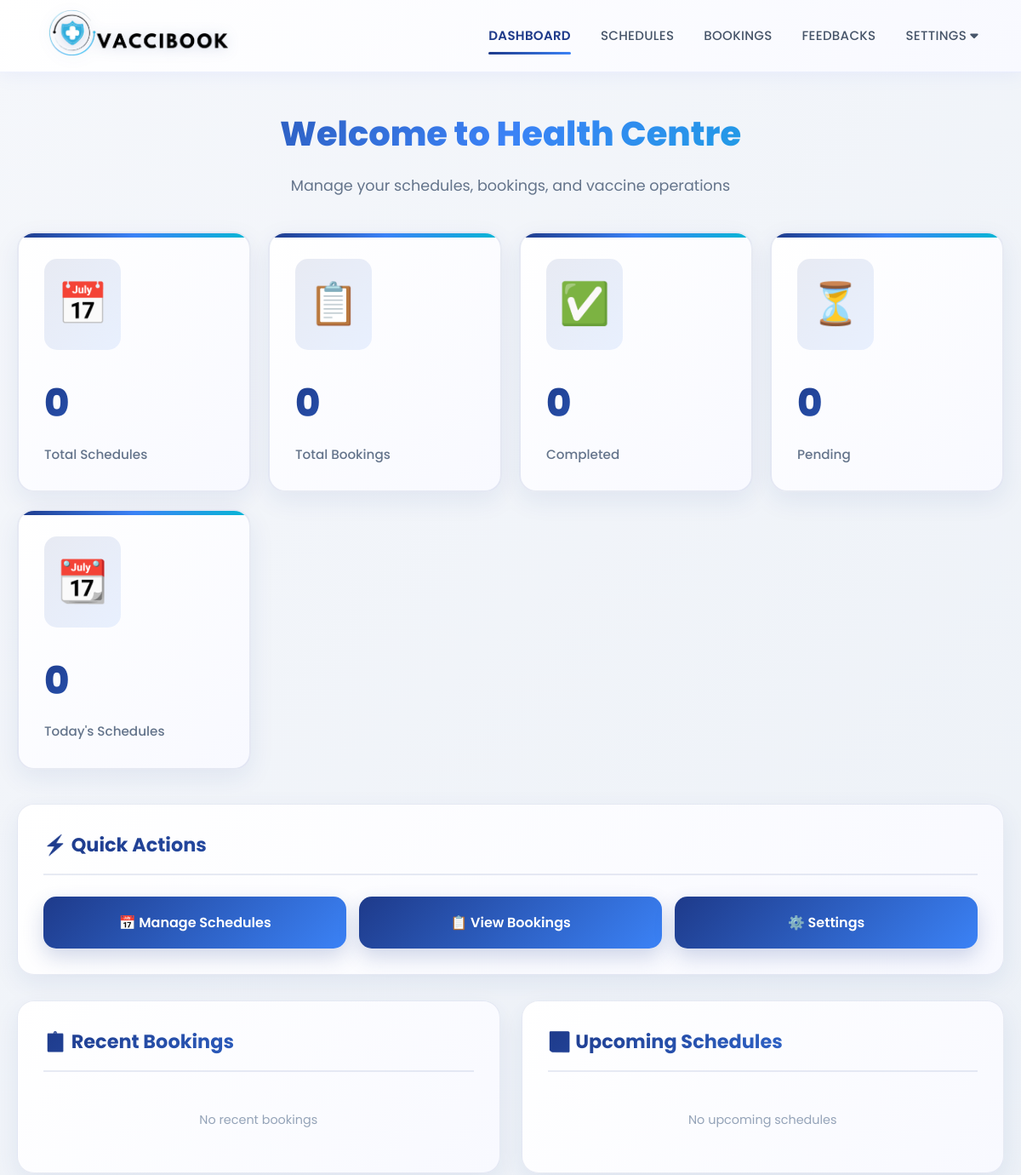
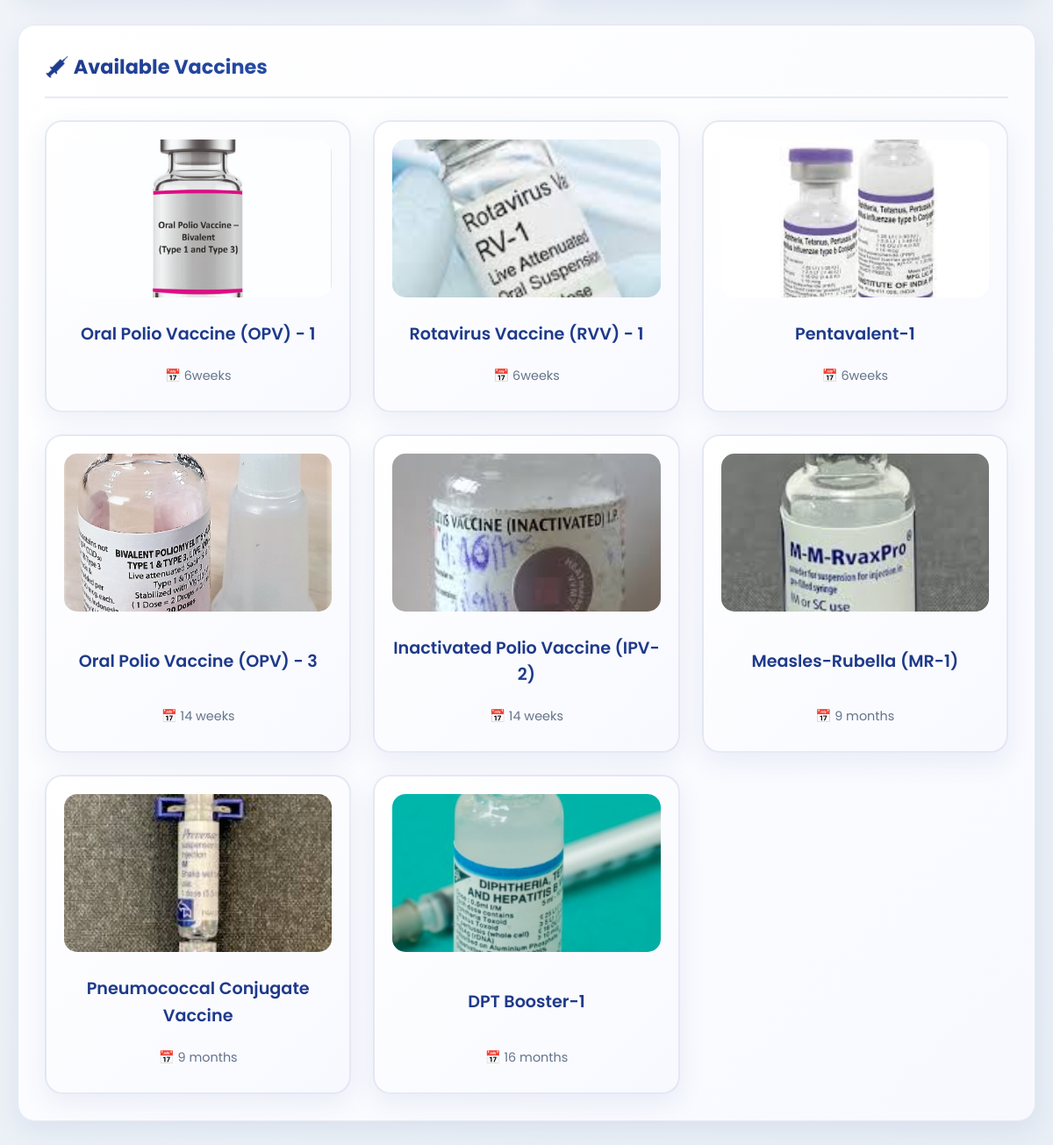
The page /healthcentre/dashboard.php on the database its author committed (2 pictures, top to bottom).
### tables this page shows
CREATE TABLE IF NOT EXISTS `vaccine` (
  `vid` int NOT NULL AUTO_INCREMENT,
  `vname` varchar(70) NOT NULL,
  `vimage` varchar(150) NOT NULL,
  `period` varchar(20) NOT NULL,
  PRIMARY KEY (`vid`)
);

### classes/DataAccess.class.php (called while the page is built, shortened)
<?php
class DataAccess
{
	private $_con,$_query,$_errors;
	public function __construct()
	{
		if(!$this->_con=mysqli_connect(DB_HOST,DB_USER,DB_PASSWORD,DB_NAME))
		{
			die("connection Error");
		}
	}
	public function query($query)
	{
		if(isset($query))
		{
			$words=explode(' ',$query);
			$this->_query=$query;
			$res=mysqli_query($this->_con,$this->_query);
			if($words[0]=='select' || $words[0]=='Select' || $words[0]=='SELECT')
			{
				if(mysqli_num_rows($res))
				{
					$dataArr=array();
					while($row=mysqli_fetch_assoc($res))
					{
						$dataArr[] = $row;
					}
					return $dataArr;
				}
				else
				{
					return false;
				}
			}
		}
	}
}
?>

### healthcentre/dashboard.php (the view, shortened to what this page needs)
<?php
$dao = new DataAccess();
include('header.php');
$healthcentre = $_SESSION['healthcentre'] ?? null;
$centreName = $healthcentre['hname'] ?? "Health Centre";
$totalSchedules = 0;
$totalBookings = 0;
$completedVaccines = 0;
$pendingVaccines = 0;
$todaySchedules = 0;
$recentBookings = [];
$upcomingSchedules = [];
?>
<!DOCTYPE html>
<html lang="en">
<head>
</head>
<body>
    <div class="dashboard-container">
        <h1 class="page-title">Welcome to <?= htmlspecialchars($centreName) ?></h1>
        <p class="page-subtitle">Manage your schedules, bookings, and vaccine operations</p>
        <div class="stats-grid">
            <div class="stat-card">
                <div class="stat-icon">📅</div>
                <div class="stat-number"><?= $totalSchedules ?></div>
                <div class="stat-label">Total Schedules</div>
            </div>
            <div class="stat-card">
                <div class="stat-icon">📋</div>
                <div class="stat-number"><?= $totalBookings ?></div>
                <div class="stat-label">Total Bookings</div>
            </div>
            <div class="stat-card">
                <div class="stat-icon">✅</div>
                <div class="stat-number"><?= $completedVaccines ?></div>
                <div class="stat-label">Completed</div>
            </div>
            <div class="stat-card">
                <div class="stat-icon">⏳</div>
                <div class="stat-number"><?= $pendingVaccines ?></div>
                <div class="stat-label">Pending</div>
            </div>
            <div class="stat-card">
                <div class="stat-icon">📆</div>
                <div class="stat-number"><?= $todaySchedules ?></div>
                <div class="stat-label">Today's Schedules</div>
            </div>
        </div>
        <div class="section-card" style="margin-bottom: 30px;">
            <h3 class="section-title">⚡ Quick Actions</h3>
            <div class="quick-actions">
                <a href="schedule.php" class="action-btn">
                    📅 Manage Schedules
                </a>
                <a href="bookings.php" class="action-btn">
                    📋 View Bookings
                </a>
                <a href="profile.php" class="action-btn">
                    ⚙️ Settings
                </a>
            </div>
        </div>
        <div class="content-grid">
            <div class="section-card">
                <h3 class="section-title">📋 Recent Bookings</h3>
                <?php if (!empty($recentBookings)) { ?>
                    <?php foreach ($recentBookings as $booking) {
                        $statusClass = 'status-' . strtolower($booking['status']);
                    ?>
                        <div class="booking-item">
                            <div class="booking-header">
                                <span class="booking-child"><?= htmlspecialchars($booking['cname']) ?></span>
                                <span class="booking-status <?= $statusClass ?>">
                                    <?= ucfirst($booking['status']) ?>
                                </span>
                            </div>
                            <div class="booking-details">
                                <div>💉 <?= htmlspecialchars($booking['vname']) ?></div>
                                <div>👤 Parent: <?= htmlspecialchars($booking['parent_name']) ?></div>
                                <div>📅 Schedule: <?= date('d M Y', strtotime($booking['schedule_date'])) ?></div>
                            </div>
                        </div>
                    <?php } ?>
                <?php } else { ?>
                    <div class="no-data">No recent bookings</div>
                <?php } ?>
            </div>
            <div class="section-card">
                <h3 class="section-title">📆 Upcoming Schedules</h3>
                <?php if (!empty($upcomingSchedules)) { ?>
                    <?php foreach ($upcomingSchedules as $schedule) { ?>
                        <div class="schedule-item">
                            <div class="schedule-date">
                                📅 <?= date('d F Y', strtotime($schedule['date'])) ?>
                            </div>
                            <div class="schedule-vaccine">
                                💉 <?= htmlspecialchars($schedule['vname']) ?>
                            </div>
                            <div class="schedule-units">
                                📦 <?= $schedule['units'] ?> units available
                            </div>
                        </div>
                    <?php } ?>
                <?php } else { ?>
                    <div class="no-data">No upcoming schedules</div>
                <?php } ?>
            </div>
        </div>
        <div class="section-card" style="margin-top: 30px;">
            <h3 class="section-title">💉 Available Vaccines</h3>
            <div class="vaccines-grid">
                <?php
                $vaccines = $dao->query("SELECT vid, vname, vimage, period FROM vaccine LIMIT 8");
                if (!empty($vaccines)) {
                    foreach ($vaccines as $vaccine) { ?>
                        <div class="vaccine-card">
                            <img src="../uploads/<?= htmlspecialchars($vaccine['vimage']) ?>"
                                 alt="<?= htmlspecialchars($vaccine['vname']) ?>"
                                 class="vaccine-image" />
                            <h4><?= htmlspecialchars($vaccine['vname']) ?></h4>
                            <p class="vaccine-period">📅 <?= htmlspecialchars($vaccine['period']) ?></p>
                        </div>
                    <?php }
                } else { ?>
                    <div class="no-data" style="grid-column: 1 / -1;">No vaccines available</div>
                <?php } ?>
            </div>
        </div>
    </div>
</body>
</html>

### healthcentre/assets/css/modern-theme.css (style rules this page uses)
:root { --primary-gradient: linear-gradient(135deg, #1e3a8a 0%, #3b82f6 100%); --secondary-gradient: linear-gradient(135deg, #0ea5e9 0%, #06b6d4 100%); --blue-gradient: linear-gradient(135deg, #3b82f6 0%, #06b6d4 100%); --light-blue-gradient: linear-gradient(135deg, #dbeafe 0%, #e0f2fe 100%); --accent-gradient: linear-gradient(135deg, #60a5fa 0%, #38bdf8 100%); --primary-color: #1e3a8a; --secondary-color: #3b82f6; --accent-color: #06b6d4; --text-dark: #2d3748; --text-light: #718096; --bg-light: #f7fafc; --card-bg: #ffffff; --shadow-sm: 0 2px 8px rgba(0, 0, 0, 0.05); --shadow-md: 0 4px 16px rgba(0, 0, 0, 0.08); --shadow-lg: 0 8px 24px rgba(0, 0, 0, 0.12); --shadow-xl: 0 12px 32px rgba(0, 0, 0, 0.15); --radius-sm: 8px; --radius-md: 12px; --radius-lg: 16px; --radius-xl: 20px; }
* { box-sizing: border-box; }
body { font-family: 'Poppins', 'Segoe UI', Tahoma, Geneva, Verdana, sans-serif; background: linear-gradient(135deg, #f5f7fa 0%, #c3cfe2 100%); background-attachment: fixed; color: var(--text-dark); line-height: 1.6; }
html { scroll-behavior: smooth; }

### healthcentre/header.php (style rules this page uses)
* { margin: 0; padding: 0; box-sizing: border-box; }
body { font-family: 'Poppins', sans-serif; background: linear-gradient(135deg, #f5f7fa 0%, #e8eef5 100%); background-attachment: fixed; color: #0f172a; }

### rows shown on the page
vaccine: vimage (picture), vname "Oral Polio Vaccine (OPV) - 1", period "6weeks"
vaccine: vimage (picture), vname "Rotavirus Vaccine (RVV) - 1", period "6weeks"
vaccine: vimage (picture), vname "Pentavalent-1", period "6weeks"
vaccine: vimage (picture), vname "Oral Polio Vaccine (OPV) - 3", period "14 weeks"
vaccine: vimage (picture), vname "Inactivated Polio Vaccine (IPV-2)", period "14 weeks"
vaccine: vimage (picture), vname "Measles-Rubella (MR-1)", period "9 months"
vaccine: vimage (picture), vname "Pneumococcal Conjugate Vaccine", period "9 months"
vaccine: vimage (picture), vname "DPT Booster-1", period "16 months"

### other values the page prints
$centreName "Health Centre"
$totalSchedules "0"
$totalBookings "0"
$completedVaccines "0"
$pendingVaccines "0"
$todaySchedules "0"
